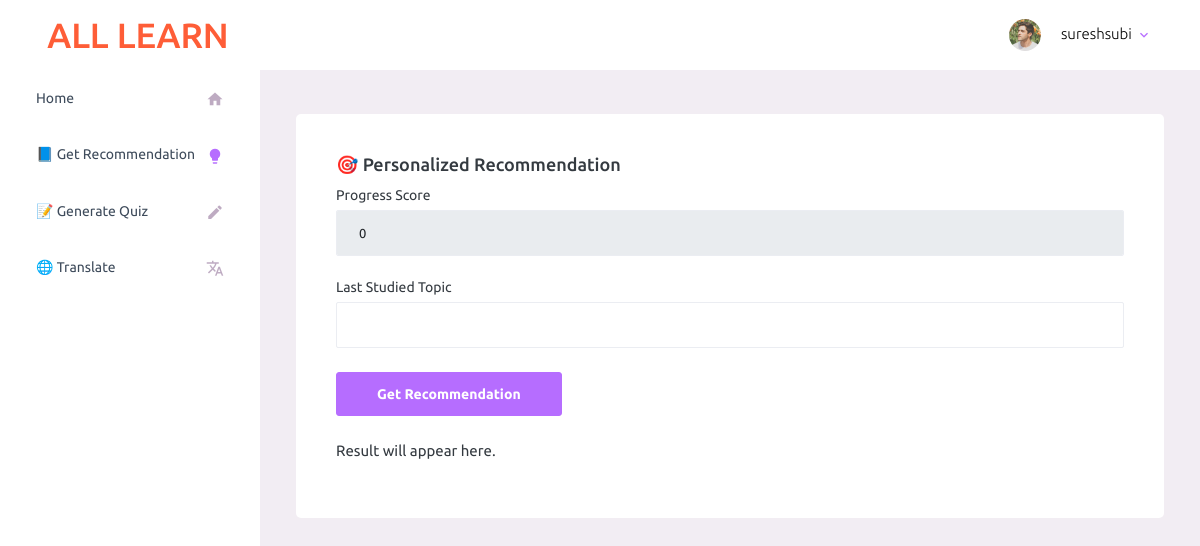
Page /recommend/ (signed in) on the earlier database version.
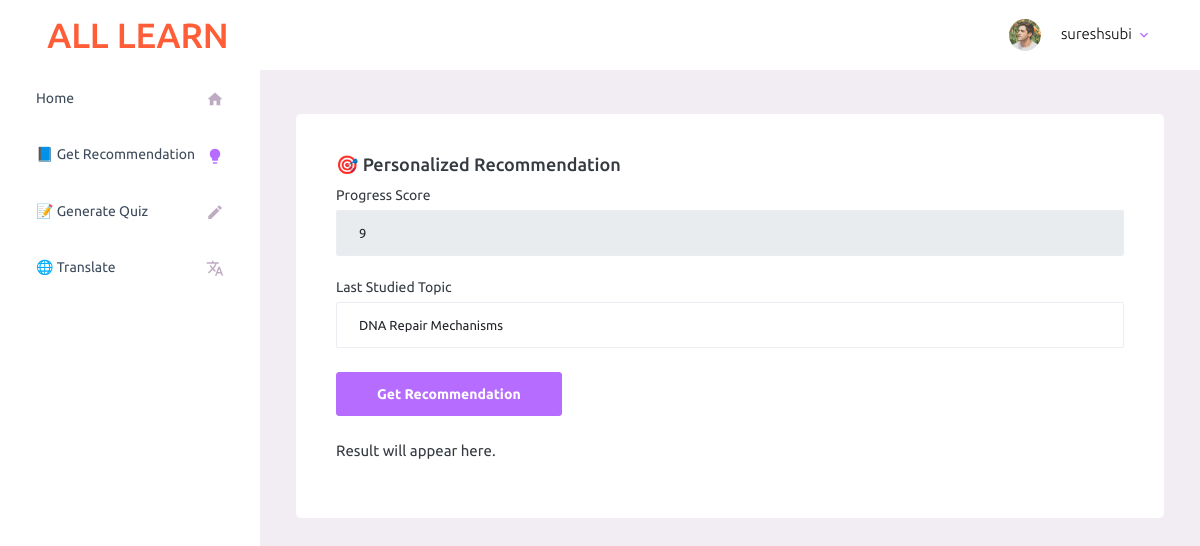
Same page on the later database version.
### core/models.py (models this page shows, shortened)
class StudentProfile(models.Model):
    user = models.OneToOneField(User, on_delete=models.CASCADE)
    preferred_language = models.CharField(max_length=30, default='English')
    progress = models.JSONField(default=dict)
    score = models.IntegerField(default=0)
    last_quiz_topic = models.CharField(max_length=200, blank=True,null=True, default='')
    created_at = models.DateTimeField(auto_now_add=True)

### core/views.py (the view)
# urls.py: path('recommend/', views.recommend_page, name='recommend'),
@login_required
def recommend_page(request):
    student = StudentProfile.objects.get(user=request.user)
    context = {
        'student': student
    }
    return render(request, "core/recommend.html", context)

### core/templates/core/recommend.html (shortened to what this page needs)
{% load static %}
<!DOCTYPE html>
<html lang="en">
<head>
    <link rel="stylesheet" href="{% static 'adminhome/assets/vendors/mdi/css/materialdesignicons.min.css' %}">
    <link rel="stylesheet" href="{% static 'adminhome/assets/vendors/css/vendor.bundle.base.css' %}">
    <link rel="stylesheet" href="{% static 'adminhome/assets/css/style.css' %}">
</head>
<body>
    <nav class="navbar default-layout-navbar col-lg-12 col-12 p-0 fixed-top d-flex flex-row">
        <div class="text-center navbar-brand-wrapper d-flex align-items-center justify-content-center">
            <a class="navbar-brand" href="#">
                <h1 class="m-0 text-primary"><font color="#fe5d37">ALL LEARN</font></h1>
            </a>
        </div>
        <div class="navbar-menu-wrapper d-flex align-items-stretch">
            <ul class="navbar-nav navbar-nav-right">
                <li class="nav-item nav-profile dropdown">
                    <a class="nav-link dropdown-toggle" href="#" data-bs-toggle="dropdown">
                        <div class="nav-profile-img">
                            <img src="{% static 'adminhome/assets/images/faces/face3.jpg' %}" alt="image">
                        </div>
                        <div class="nav-profile-text">
                            <p class="mb-1 text-black">{{ user.username }}</p>
                        </div>
                    </a>
                </li>
            </ul>
        </div>
    </nav>
    <div class="container-fluid page-body-wrapper">
        <nav class="sidebar sidebar-offcanvas" id="sidebar">
            <ul class="nav">
                <li class="nav-item">
                    <a class="nav-link" href="{% url 'mypage' %}">
                        <span class="menu-title">Home</span>
                        <i class="mdi mdi-home menu-icon"></i>
                    </a>
                </li>
                <li class="nav-item">
                    <a class="nav-link" href="{% url 'recommend' %}">
                        <span class="menu-title">📘 Get Recommendation</span>
                        <i class="mdi mdi-lightbulb menu-icon" style="color: var(--bs-primary);"></i>
                    </a>
                </li>
                <li class="nav-item">
                    <a class="nav-link" href="{% url 'quiz' %}">
                        <span class="menu-title">📝 Generate Quiz</span>
                        <i class="mdi mdi-pencil menu-icon"></i>
                    </a>
                </li>
                <li class="nav-item">
                    <a class="nav-link" href="{% url 'translate' %}">
                        <span class="menu-title">🌐 Translate</span>
                        <i class="mdi mdi-translate menu-icon"></i>
                    </a>
                </li>
            </ul>
        </nav>
        <div class="main-panel">
            <div class="content-wrapper">
                <div class="card">
                    <div class="card-body">
                        <h4 class="card-title">🎯 Personalized Recommendation</h4>
                        <form id="recommendForm" class="forms-sample">
                            <div class="form-group">
                                <label for="score">Progress Score</label>
                                <input type="text" class="form-control" id="score" name="score" value="{{ student.score }}" readonly>
                            </div>
                            <div class="form-group">
                                <label for="last_topic">Last Studied Topic</label>
                                <input type="text" class="form-control" id="last_topic" name="last_topic" value="{{ student.last_quiz_topic }}">
                            </div>
                            <button type="submit" class="btn btn-primary me-2">Get Recommendation</button>
                        </form>
                        <div id="recommendationResult" class="mt-4">
                            <p>Result will appear here.</p>
                        </div>
                    </div>
                </div>
            </div>
        </div>
        </div>
</body>
</html>

Differences in the rows shown:
changed StudentProfile: score "0" → "9"; last_topic (not shown) → "DNA Repair Mechanisms"
